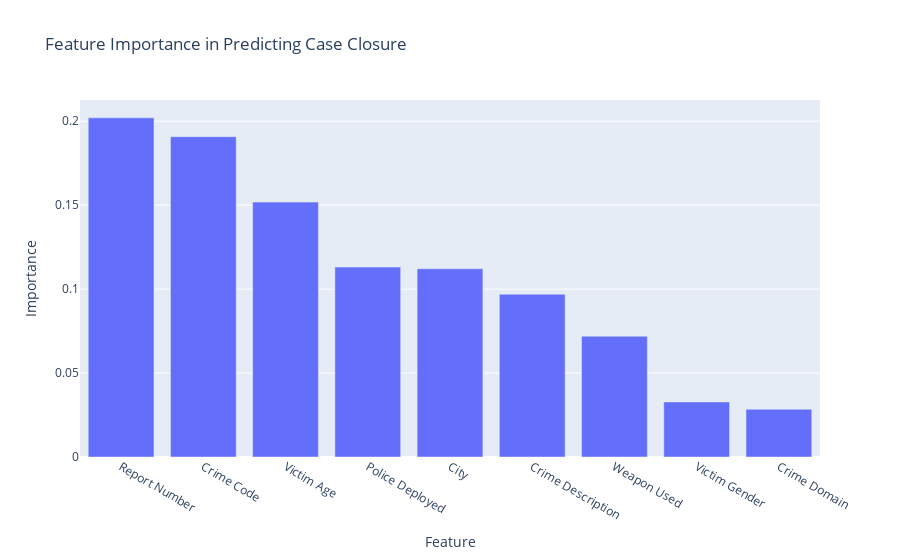

The cell this chart's notebook holds for it:
### Code cell
feature_importances = model.feature_importances_
feature_names = X.columns
importance_df = pd.DataFrame({'Feature': feature_names, 'Importance': feature_importances}).sort_values(by='Importance', ascending=False)

px.bar(importance_df, x='Feature', y='Importance', title='Feature Importance in Predicting Case Closure').show()

### Figure 1 — Plotly figure (JSON) as saved in the notebook; plotly's stock layout.template omitted (floating-point values rounded to 4 significant figures)
{"data": [{"alignmentgroup": "True", "hovertemplate": "Feature=%{x}<br>Importance=%{y}<extra></extra>", "legendgroup": "", "marker": {"color": "#636efa", "pattern": {"shape": ""}}, "name": "", "offsetgroup": "", "orientation": "v", "showlegend": false, "textposition": "auto", "type": "bar", "x": ["Report Number", "Crime Code", "Victim Age", "Police Deployed", "City", "Crime Description", "Weapon Used", "Victim Gender", "Crime Domain"], "xaxis": "x", "y": [0.202, 0.1908, 0.1518, 0.1131, 0.1121, 0.09696, 0.07196, 0.0328, 0.02842], "yaxis": "y"}], "layout": {"barmode": "relative", "legend": {"tracegroupgap": 0}, "title": {"text": "Feature Importance in Predicting Case Closure"}, "xaxis": {"anchor": "y", "domain": [0, 1], "title": {"text": "Feature"}}, "yaxis": {"anchor": "x", "domain": [0, 1], "title": {"text": "Importance"}}}}
